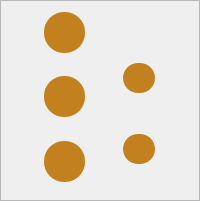
            <widget class="QFrame" name="frame_5">
             <property name="minimumSize">
              <size>
               <width>101</width>
               <height>201</height>
              </size>
             </property>
             <property name="styleSheet">
              <string notr="true"/>
             </property>
             <property name="frameShape">
              <enum>QFrame::StyledPanel</enum>
             </property>
             <property name="frameShadow">
              <enum>QFrame::Raised</enum>
             </property>
             <layout class="QGridLayout" name="gridLayout_8">
              <item row="0" column="0">
               <widget class="QPushButton" name="pushButton_94">
                <property name="sizePolicy">
                 <sizepolicy hsizetype="Fixed" vsizetype="Fixed">
                  <horstretch>0</horstretch>
                  <verstretch>0</verstretch>
                 </sizepolicy>
                </property>
                <property name="minimumSize">
                 <size>
                  <width>41</width>
                  <height>41</height>
                 </size>
                </property>
                <property name="styleSheet">
                 <string notr="true">QPushButton {
background-color: #C2811E;
border-radius: 20px;
}

QPushButton:hover {
background-color: #D24B62;
border-radius: 20px;
}</string>
                </property>
                <property name="text">
                 <string/>
                </property>
               </widget>
              </item>
              <item row="0" column="1">
               <spacer name="horizontalSpacer_54">
                <property name="orientation">
                 <enum>Qt::Horizontal</enum>
                </property>
                <property name="sizeType">
                 <enum>QSizePolicy::Fixed</enum>
                </property>
                <property name="sizeHint" stdset="0">
                 <size>
                  <width>5</width>
                  <height>20</height>
                 </size>
                </property>
               </spacer>
              </item>
              <item row="1" column="0">
               <spacer name="verticalSpacer_35">
                <property name="orientation">
                 <enum>Qt::Vertical</enum>
                </property>
                <property name="sizeType">
                 <enum>QSizePolicy::Fixed</enum>
                </property>
                <property name="sizeHint" stdset="0">
                 <size>
                  <width>18</width>
                  <height>7</height>
                 </size>
                </property>
               </spacer>
              </item>
              <item row="1" column="1" rowspan="2">
               <widget class="QPushButton" name="pushButton_95">
                <property name="sizePolicy">
                 <sizepolicy hsizetype="Fixed" vsizetype="Fixed">
                  <horstretch>0</horstretch>
                  <verstretch>0</verstretch>
                 </sizepolicy>
                </property>
                <property name="minimumSize">
                 <size>
                  <width>30</width>
                  <height>30</height>
                 </size>
                </property>
                <property name="styleSheet">
                 <string notr="true">QPushButton {
background-color: #C2811E;
border-radius: 15px;
}

QPushButton:hover {
background-color: #D24B62;
border-radius: 15px;
}</string>
                </property>
                <property name="text">
                 <string/>
                </property>
               </widget>
              </item>
              <item row="2" column="0" rowspan="2">
               <widget class="QPushButton" name="pushButton_93">
                <property name="sizePolicy">
                 <sizepolicy hsizetype="Fixed" vsizetype="Fixed">
                  <horstretch>0</horstretch>
                  <verstretch>0</verstretch>
                 </sizepolicy>
                </property>
                <property name="minimumSize">
                 <size>
                  <width>41</width>
                  <height>41</height>
                 </size>
                </property>
                <property name="styleSheet">
                 <string notr="true">QPushButton {
background-color: #C2811E;
border-radius: 20px;
}

QPushButton:hover {
background-color: #D24B62;
border-radius: 20px;
}</string>
                </property>
                <property name="text">
                 <string/>
                </property>
               </widget>
              </item>
              <item row="3" column="1">
               <spacer name="horizontalSpacer_53">
                <property name="orientation">
                 <enum>Qt::Horizontal</enum>
                </property>
                <property name="sizeType">
                 <enum>QSizePolicy::Fixed</enum>
                </property>
                <property name="sizeHint" stdset="0">
                 <size>
                  <width>5</width>
                  <height>20</height>
                 </size>
                </property>
               </spacer>
              </item>
              <item row="4" column="0">
               <spacer name="verticalSpacer_36">
                <property name="orientation">
                 <enum>Qt::Vertical</enum>
                </property>
                <property name="sizeType">
                 <enum>QSizePolicy::Fixed</enum>
                </property>
                <property name="sizeHint" stdset="0">
                 <size>
                  <width>18</width>
                  <height>7</height>
                 </size>
                </property>
               </spacer>
              </item>
              <item row="5" column="0" rowspan="2">
               <widget class="QPushButton" name="pushButton_96">
                <property name="sizePolicy">
                 <sizepolicy hsizetype="Fixed" vsizetype="Fixed">
                  <horstretch>0</horstretch>
                  <verstretch>0</verstretch>
                 </sizepolicy>
                </property>
                <property name="minimumSize">
                 <size>
                  <width>41</width>
                  <height>41</height>
                 </size>
                </property>
                <property name="styleSheet">
                 <string notr="true">QPushButton {
background-color: #C2811E;
border-radius: 20px;
}

QPushButton:hover {
background-color: #D24B62;
border-radius: 20px;
}</string>
                </property>
                <property name="text">
                 <string/>
                </property>
               </widget>
              </item>
              <item row="5" column="1">
               <widget class="QPushButton" name="pushButton_97">
                <property name="sizePolicy">
                 <sizepolicy hsizetype="Fixed" vsizetype="Fixed">
                  <horstretch>0</horstretch>
                  <verstretch>0</verstretch>
                 </sizepolicy>
                </property>
                <property name="minimumSize">
                 <size>
                  <width>30</width>
                  <height>30</height>
                 </size>
                </property>
                <property name="styleSheet">
                 <string notr="true">QPushButton {
background-color: #C2811E;
border-radius: 15px;
}

QPushButton:hover {
background-color: #D24B62;
border-radius: 15px;
}</string>
                </property>
                <property name="text">
                 <string/>
                </property>
               </widget>
              </item>
              <item row="6" column="1">
               <spacer name="horizontalSpacer_55">
                <property name="orientation">
                 <enum>Qt::Horizontal</enum>
                </property>
                <property name="sizeType">
                 <enum>QSizePolicy::Fixed</enum>
                </property>
                <property name="sizeHint" stdset="0">
                 <size>
                  <width>5</width>
                  <height>20</height>
                 </size>
                </property>
               </spacer>
              </item>
             </layout>
            </widget>
